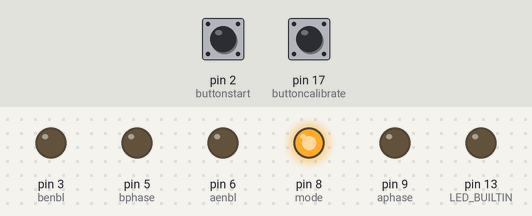
A sketch run on a simulated Arduino Pro Mini, built with avr-gcc and run on an emulated ATmega328P. Parts: output pins drawn as LEDs (lit = HIGH). The test bench sets the inputs (shaded band); at power-on: pin 17 (buttoncalibrate) LOW, pin 2 (buttonstart) LOW.

Above: at 1.3 s.
1.4 s: pin 17 (buttoncalibrate) pulled HIGH for 0.15 s
At 2.4 s:
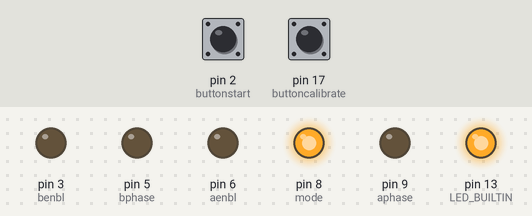
Timing chart, 0 to 12.9 s (numbered marks = the images above; inputs shaded):
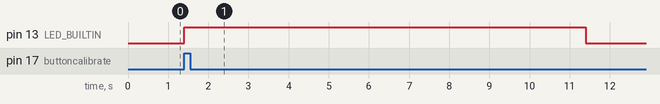

Measured:
- after the input at 1.4 s, pin 13 (LED_BUILTIN): LOW → HIGH at once, → LOW 10.0 s later

The sketch:

pid_lf_example_ino.ino
```cpp
/*
 * File name: PID_LF_example
 *
 * Hardware requirements: an Arduino Pro Mini
 *                        a QTR-8RC Reflectance Sensor Array
 *                        a DRV8835 Dual Motor Driver Carrier
 *
 * Description: The basic PID control system implemented with
 *              the line follower with the specified hardware.
 *              The robot can follow a black line on a white surface
 *              (or vice versa).
 * Related Document: See the written documentation or the LF video from
 *                   Bot Reboot.
 *
 * Author: Bot Reboot
 */

#include <QTRSensors.h> //Make sure to install the library

/*************************************************************************
* Sensor Array object initialisation
*************************************************************************/
QTRSensors qtr;
const uint8_t SensorCount = 8;
uint16_t sensorValues[SensorCount];

/*************************************************************************
* PID control system variables
*************************************************************************/
float Kp = 0; //related to the proportional control term;
              //change the value by trial-and-error (ex: 0.07).
float Ki = 0; //related to the integral control term;
              //change the value by trial-and-error (ex: 0.0008).
float Kd = 0; //related to the derivative control term;
              //change the value by trial-and-error (ex: 0.6).
int P;
int I;
int D;

/*************************************************************************
* Global variables
*************************************************************************/
int lastError = 0;
boolean onoff = false;

/*************************************************************************
* Motor speed variables (choose between 0 - no speed, and 255 - maximum speed)
*************************************************************************/
const uint8_t maxspeeda = 150;
const uint8_t maxspeedb = 150;
const uint8_t basespeeda = 100;
const uint8_t basespeedb = 100;

/*************************************************************************
* DRV8835 GPIO pins declaration
*************************************************************************/
int mode = 8;
int aphase = 9;
int aenbl = 6;
int bphase = 5;
int benbl = 3;

/*************************************************************************
* Buttons pins declaration
*************************************************************************/
int buttoncalibrate = 17; //or pin A3
int buttonstart = 2;

/*************************************************************************
* Function Name: setup
**************************************************************************
* Summary:
* This is the setup function for the Arduino board. It first sets up the
* pins for the sensor array and the motor driver. Then the user needs to
* slide the sensors across the line for 10 seconds as they need to be
* calibrated.
*
* Parameters:
*  none
*
* Returns:
*  none
*************************************************************************/
void setup() {
  qtr.setTypeRC();
  qtr.setSensorPins((const uint8_t[]){10, 11, 12, 14, 15, 16, 18, 19}, SensorCount);
  qtr.setEmitterPin(7);//LEDON PIN

  pinMode(mode, OUTPUT);
  pinMode(aphase, OUTPUT);
  pinMode(aenbl, OUTPUT);
  pinMode(bphase, OUTPUT);
  pinMode(benbl, OUTPUT);
  digitalWrite(mode, HIGH); //one of the two control interfaces
                            //(simplified drive/brake operation)
  delay(500);
  pinMode(LED_BUILTIN, OUTPUT);

  boolean Ok = false;
  while (Ok == false) { // the main function won't start until the robot is calibrated
    if(digitalRead(buttoncalibrate) == HIGH) {
      calibration(); //calibrate the robot for 10 seconds
      Ok = true;
    }
  }
  forward_brake(0, 0); //stop the motors
}

/*************************************************************************
* Function Name: calibration
**************************************************************************
* Summary:
* This is the calibration function for the QTR-8RC Reflectance Sensor Array.
* The function calls the method 'qtr.calibrate()' offered by the imported
* library. For approx. 10 seconds, each of the 8 sensors will calibrate with
* readings from the track.
*
* Parameters:
*  none
*
* Returns:
*  none
*************************************************************************/
void calibration() {
  digitalWrite(LED_BUILTIN, HIGH);
  for (uint16_t i = 0; i < 400; i++)
  {
    qtr.calibrate();
  }
  digitalWrite(LED_BUILTIN, LOW);
}

/*************************************************************************
* Function Name: loop
**************************************************************************
* Summary:
* This is the main function of this application. When the start button is
* pressed, the robot will toggle between following the track and stopping.
* When following the track, the function calls the PID control method.
*
* Parameters:
*  none
*
* Returns:
*  none
*************************************************************************/
void loop() {
  if(digitalRead(buttonstart) == HIGH) {
    onoff =! onoff;
    if(onoff = true) {
      delay(1000);//a delay when the robot starts
    }
    else {
      delay(50);
    }
  }
  if (onoff == true) {
    PID_control();
  }
  else {
    forward_brake(0,0); //stop the motors
  }
}

/*************************************************************************
* Function Name: forward_brake
**************************************************************************
* Summary:
* This is the control interface function of the motor driver. As shown in
* the Pololu's documentation of the DRV8835 motor driver, when the MODE is
* equal to 1 (the pin is set to output HIGH), the robot will go forward at
* the given speed specified by the parameters. The phase pins control the
* direction of the spin, and the enbl pins control the speed of the motor.
*
* A warning though, depending on the wiring, you might need to change the
* aphase and bphase from LOW to HIGH, in order for the robot to spin forward.
*
* Parameters:
*  int posa: int value from 0 to 255; controls the speed of the motor A.
*  int posb: int value from 0 to 255; controls the speed of the motor B.
*
* Returns:
*  none
*************************************************************************/
void forward_brake(int posa, int posb) {
  //set the appropriate values for aphase and bphase so that the robot goes straight
  digitalWrite(aphase, LOW);
  digitalWrite(bphase, LOW);
  analogWrite(aenbl, posa);
  analogWrite(benbl, posb);
}

/*************************************************************************
* Function Name: PID_control
**************************************************************************
* Summary:
* This is the function of the PID control system. The distinguishing
* feature of the PID controller is the ability to use the three control
* terms of proportional, integral and derivative influence on the controller
* output to apply accurate and optimal control. This correction is applied to
* the speed of the motors, which should be in range of the interval [0, max_speed],
* max_speed <= 255.
*
* Parameters:
* none
*
* Returns:
*  none
*************************************************************************/
void PID_control() {
  uint16_t position = qtr.readLineBlack(sensorValues); //read the current position
  int error = 3500 - position; //3500 is the ideal position (the centre)

  P = error;
  I = I + error;
  D = error - lastError;
  lastError = error;
  int motorspeed = P*Kp + I*Ki + D*Kd; //calculate the correction
                                       //needed to be applied to the speed

  int motorspeeda = basespeeda + motorspeed;
  int motorspeedb = basespeedb - motorspeed;

  if (motorspeeda > maxspeeda) {
    motorspeeda = maxspeeda;
  }
  if (motorspeedb > maxspeedb) {
    motorspeedb = maxspeedb;
  }
  if (motorspeeda < 0) {
    motorspeeda = 0;
  }
  if (motorspeedb < 0) {
    motorspeedb = 0;
  }
  forward_brake(motorspeeda, motorspeedb);
}
```
